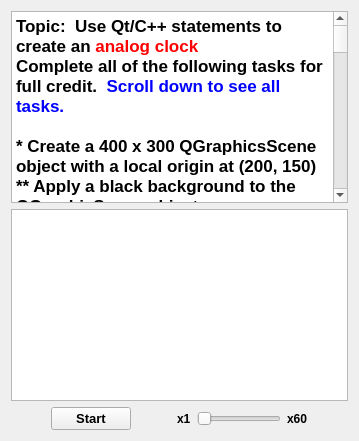
      <widget class="QWidget" name="tab_4">
       <attribute name="title">
        <string>P03</string>
       </attribute>
       <layout class="QVBoxLayout" name="verticalLayout_4">
        <item>
         <widget class="QTextBrowser" name="textBrowser_5">
          <property name="html">
           <string>&lt;!DOCTYPE HTML PUBLIC &quot;-//W3C//DTD HTML 4.0//EN&quot; &quot;http://www.w3.org/TR/REC-html40/strict.dtd&quot;&gt;
&lt;html&gt;&lt;head&gt;&lt;meta name=&quot;qrichtext&quot; content=&quot;1&quot; /&gt;&lt;style type=&quot;text/css&quot;&gt;
p, li { white-space: pre-wrap; }
&lt;/style&gt;&lt;/head&gt;&lt;body style=&quot; font-family:'Sans Serif'; font-size:9pt; font-weight:400; font-style:normal;&quot;&gt;
&lt;p style=&quot; margin-top:0px; margin-bottom:0px; margin-left:0px; margin-right:0px; -qt-block-indent:0; text-indent:0px;&quot;&gt;&lt;span style=&quot; font-family:'.Lucida Grande UI'; font-size:13pt; font-weight:600;&quot;&gt;Topic:  Use Qt/C++ statements to create an &lt;/span&gt;&lt;span style=&quot; font-family:'.Lucida Grande UI'; font-size:13pt; font-weight:600; color:#ff0000;&quot;&gt;analog clock&lt;/span&gt;&lt;/p&gt;
&lt;p style=&quot; margin-top:0px; margin-bottom:0px; margin-left:0px; margin-right:0px; -qt-block-indent:0; text-indent:0px;&quot;&gt;&lt;span style=&quot; font-family:'.Lucida Grande UI'; font-size:13pt; font-weight:600;&quot;&gt;Complete all of the following tasks for full credit.  &lt;/span&gt;&lt;span style=&quot; font-family:'.Lucida Grande UI'; font-size:13pt; font-weight:600; color:#0000ff;&quot;&gt;Scroll down to see all tasks.&lt;/span&gt;&lt;/p&gt;
&lt;p style=&quot;-qt-paragraph-type:empty; margin-top:0px; margin-bottom:0px; margin-left:0px; margin-right:0px; -qt-block-indent:0; text-indent:0px; font-family:'.Lucida Grande UI'; font-size:13pt; font-weight:600;&quot;&gt;&lt;br /&gt;&lt;/p&gt;
&lt;p style=&quot; margin-top:0px; margin-bottom:0px; margin-left:0px; margin-right:0px; -qt-block-indent:0; text-indent:0px;&quot;&gt;&lt;span style=&quot; font-family:'.Lucida Grande UI'; font-size:13pt; font-weight:600;&quot;&gt;* Create a 400 x 300 QGraphicsScene object with a local origin at (200, 150) &lt;/span&gt;&lt;/p&gt;
&lt;p style=&quot; margin-top:0px; margin-bottom:0px; margin-left:0px; margin-right:0px; -qt-block-indent:0; text-indent:0px;&quot;&gt;&lt;span style=&quot; font-family:'.Lucida Grande UI'; font-size:13pt; font-weight:600;&quot;&gt;** Apply a black background to the QGraphisScene object&lt;/span&gt;&lt;/p&gt;
&lt;p style=&quot; margin-top:0px; margin-bottom:0px; margin-left:0px; margin-right:0px; -qt-block-indent:0; text-indent:0px;&quot;&gt;&lt;span style=&quot; font-family:'.Lucida Grande UI'; font-size:13pt; font-weight:600;&quot;&gt;** Display contents of scene object using the view object that is already on the form&lt;/span&gt;&lt;/p&gt;
&lt;p style=&quot;-qt-paragraph-type:empty; margin-top:0px; margin-bottom:0px; margin-left:0px; margin-right:0px; -qt-block-indent:0; text-indent:0px; font-family:'.Lucida Grande UI'; font-size:13pt; font-weight:600;&quot;&gt;&lt;br /&gt;&lt;/p&gt;
&lt;p style=&quot; margin-top:0px; margin-bottom:0px; margin-left:0px; margin-right:0px; -qt-block-indent:0; text-indent:0px;&quot;&gt;&lt;span style=&quot; font-family:'.Lucida Grande UI'; font-size:13pt; font-weight:600;&quot;&gt;* Add a blue circle (bounded by a 200x200 square) centered about the origin&lt;/span&gt;&lt;/p&gt;
&lt;p style=&quot; margin-top:0px; margin-bottom:0px; margin-left:0px; margin-right:0px; -qt-block-indent:0; text-indent:0px;&quot;&gt;&lt;span style=&quot; font-family:'.Lucida Grande UI'; font-size:13pt; font-weight:600;&quot;&gt;** Add twelve blue clock ticks around the perimeter of the circle&lt;/span&gt;&lt;/p&gt;
&lt;p style=&quot;-qt-paragraph-type:empty; margin-top:0px; margin-bottom:0px; margin-left:0px; margin-right:0px; -qt-block-indent:0; text-indent:0px; font-family:'.Lucida Grande UI'; font-size:13pt; font-weight:600;&quot;&gt;&lt;br /&gt;&lt;/p&gt;
&lt;p style=&quot; margin-top:0px; margin-bottom:0px; margin-left:0px; margin-right:0px; -qt-block-indent:0; text-indent:0px;&quot;&gt;&lt;span style=&quot; font-family:'.Lucida Grande UI'; font-size:13pt; font-weight:600;&quot;&gt;* Add a 80 x 6 red &lt;/span&gt;&lt;span style=&quot; font-family:'.Lucida Grande UI'; font-size:13pt; font-weight:600; text-decoration: underline;&quot;&gt;second hand&lt;/span&gt;&lt;span style=&quot; font-family:'.Lucida Grande UI'; font-size:13pt; font-weight:600;&quot;&gt; QGraphicsRectItem to the QGraphicsScene object with one end at the origin&lt;/span&gt;&lt;/p&gt;
&lt;p style=&quot;-qt-paragraph-type:empty; margin-top:0px; margin-bottom:0px; margin-left:0px; margin-right:0px; -qt-block-indent:0; text-indent:0px; font-family:'.Lucida Grande UI'; font-size:13pt; font-weight:600;&quot;&gt;&lt;br /&gt;&lt;/p&gt;
&lt;p style=&quot; margin-top:0px; margin-bottom:0px; margin-left:0px; margin-right:0px; -qt-block-indent:0; text-indent:0px;&quot;&gt;&lt;span style=&quot; font-family:'.Lucida Grande UI'; font-size:13pt; font-weight:600;&quot;&gt;* Add a 90 x 6 green &lt;/span&gt;&lt;span style=&quot; font-family:'.Lucida Grande UI'; font-size:13pt; font-weight:600; text-decoration: underline;&quot;&gt;minute hand&lt;/span&gt;&lt;span style=&quot; font-family:'.Lucida Grande UI'; font-size:13pt; font-weight:600;&quot;&gt; QGraphicsRectItem to the QGraphicsScene object with one end at the origin&lt;/span&gt;&lt;/p&gt;
&lt;p style=&quot;-qt-paragraph-type:empty; margin-top:0px; margin-bottom:0px; margin-left:0px; margin-right:0px; -qt-block-indent:0; text-indent:0px; font-family:'.Lucida Grande UI'; font-size:13pt; font-weight:600;&quot;&gt;&lt;br /&gt;&lt;/p&gt;
&lt;p style=&quot; margin-top:0px; margin-bottom:0px; margin-left:0px; margin-right:0px; -qt-block-indent:0; text-indent:0px;&quot;&gt;&lt;span style=&quot; font-family:'.Lucida Grande UI'; font-size:13pt; font-weight:600;&quot;&gt;* Add a 60 x 6 white &lt;/span&gt;&lt;span style=&quot; font-family:'.Lucida Grande UI'; font-size:13pt; font-weight:600; text-decoration: underline;&quot;&gt;hour hand&lt;/span&gt;&lt;span style=&quot; font-family:'.Lucida Grande UI'; font-size:13pt; font-weight:600;&quot;&gt; QGraphicsRectItem to the QGraphicsScene object with one end at the origin&lt;/span&gt;&lt;/p&gt;
&lt;p style=&quot;-qt-paragraph-type:empty; margin-top:0px; margin-bottom:0px; margin-left:0px; margin-right:0px; -qt-block-indent:0; text-indent:0px; font-family:'.Lucida Grande UI'; font-size:13pt; font-weight:600;&quot;&gt;&lt;br /&gt;&lt;/p&gt;
&lt;p style=&quot; margin-top:0px; margin-bottom:0px; margin-left:0px; margin-right:0px; -qt-block-indent:0; text-indent:0px;&quot;&gt;&lt;span style=&quot; font-family:'.Lucida Grande UI'; font-size:13pt; font-weight:600;&quot;&gt;* Use a QTimer object to rotate the second hand rectangle and the minute hand rectangle at the specified rates&lt;/span&gt;&lt;/p&gt;
&lt;p style=&quot; margin-top:0px; margin-bottom:0px; margin-left:0px; margin-right:0px; -qt-block-indent:0; text-indent:0px;&quot;&gt;&lt;span style=&quot; font-family:'.Lucida Grande UI'; font-size:13pt; font-weight:600;&quot;&gt;** The default rate of the second hand is 6 degrees every 1000 msec &lt;/span&gt;&lt;/p&gt;
&lt;p style=&quot; margin-top:0px; margin-bottom:0px; margin-left:0px; margin-right:0px; -qt-block-indent:0; text-indent:0px;&quot;&gt;&lt;span style=&quot; font-family:'.Lucida Grande UI'; font-size:13pt; font-weight:600;&quot;&gt;** The default rate of the minute hand is 0.1 degrees every 1000 msec &lt;/span&gt;&lt;/p&gt;
&lt;p style=&quot; margin-top:0px; margin-bottom:0px; margin-left:0px; margin-right:0px; -qt-block-indent:0; text-indent:0px;&quot;&gt;&lt;span style=&quot; font-family:'.Lucida Grande UI'; font-size:13pt; font-weight:600;&quot;&gt;** The default rate of the hour hand is 0.0083333 degrees every 1000 msec&lt;/span&gt;&lt;/p&gt;
&lt;p style=&quot;-qt-paragraph-type:empty; margin-top:0px; margin-bottom:0px; margin-left:0px; margin-right:0px; -qt-block-indent:0; text-indent:0px; font-family:'.Lucida Grande UI'; font-size:13pt; font-weight:600;&quot;&gt;&lt;br /&gt;&lt;/p&gt;
&lt;p style=&quot; margin-top:0px; margin-bottom:0px; margin-left:0px; margin-right:0px; -qt-block-indent:0; text-indent:0px;&quot;&gt;&lt;span style=&quot; font-family:'.Lucida Grande UI'; font-size:13pt; font-weight:600;&quot;&gt;** Minute hand must accurately count revolutions of second hand&lt;/span&gt;&lt;/p&gt;
&lt;p style=&quot;-qt-paragraph-type:empty; margin-top:0px; margin-bottom:0px; margin-left:0px; margin-right:0px; -qt-block-indent:0; text-indent:0px;&quot;&gt;&lt;br /&gt;&lt;/p&gt;
&lt;p style=&quot; margin-top:0px; margin-bottom:0px; margin-left:0px; margin-right:0px; -qt-block-indent:0; text-indent:0px;&quot;&gt;&lt;span style=&quot; font-family:'.Lucida Grande UI'; font-size:13pt; font-weight:600;&quot;&gt;** Hour hand must accurately count revolutions of minute hand&lt;/span&gt;&lt;/p&gt;
&lt;p style=&quot;-qt-paragraph-type:empty; margin-top:0px; margin-bottom:0px; margin-left:0px; margin-right:0px; -qt-block-indent:0; text-indent:0px; font-family:'.Lucida Grande UI'; font-size:13pt; font-weight:600;&quot;&gt;&lt;br /&gt;&lt;/p&gt;
&lt;p style=&quot; margin-top:0px; margin-bottom:0px; margin-left:0px; margin-right:0px; -qt-block-indent:0; text-indent:0px;&quot;&gt;&lt;span style=&quot; font-family:'.Lucida Grande UI'; font-size:13pt; font-weight:600;&quot;&gt;* Slider must control rate of rotation rate of all clock hands from the default speed up to 60 times normal speed  (x1 = wall clock time)&lt;/span&gt;&lt;/p&gt;
&lt;p style=&quot;-qt-paragraph-type:empty; margin-top:0px; margin-bottom:0px; margin-left:0px; margin-right:0px; -qt-block-indent:0; text-indent:0px; font-family:'.Lucida Grande UI'; font-size:13pt; font-weight:600;&quot;&gt;&lt;br /&gt;&lt;/p&gt;
&lt;p style=&quot; margin-top:0px; margin-bottom:0px; margin-left:0px; margin-right:0px; -qt-block-indent:0; text-indent:0px;&quot;&gt;&lt;span style=&quot; font-family:'.Lucida Grande UI'; font-size:13pt; font-weight:600;&quot;&gt;* button should start/stop timer&lt;/span&gt;&lt;/p&gt;
&lt;p style=&quot; margin-top:0px; margin-bottom:0px; margin-left:0px; margin-right:0px; -qt-block-indent:0; text-indent:0px;&quot;&gt;&lt;span style=&quot; font-family:'.Lucida Grande UI'; font-size:13pt; font-weight:600;&quot;&gt;* button text must reflect current state&lt;/span&gt;&lt;/p&gt;
&lt;p style=&quot;-qt-paragraph-type:empty; margin-top:0px; margin-bottom:0px; margin-left:0px; margin-right:0px; -qt-block-indent:0; text-indent:0px; font-family:'.Lucida Grande UI'; font-size:13pt; font-weight:600;&quot;&gt;&lt;br /&gt;&lt;/p&gt;
&lt;p style=&quot; margin-top:0px; margin-bottom:0px; margin-left:0px; margin-right:0px; -qt-block-indent:0; text-indent:0px;&quot;&gt;&lt;span style=&quot; font-family:'.Lucida Grande UI'; font-size:13pt; font-weight:600;&quot;&gt;HINT:  object names are &lt;/span&gt;&lt;span style=&quot; font-family:'.Lucida Grande UI'; font-size:13pt; font-weight:600; color:#ff0000;&quot;&gt;button&lt;/span&gt;&lt;span style=&quot; font-family:'.Lucida Grande UI'; font-size:13pt; font-weight:600;&quot;&gt;, &lt;/span&gt;&lt;span style=&quot; font-family:'.Lucida Grande UI'; font-size:13pt; font-weight:600; color:#ff0000;&quot;&gt;graphicsView &lt;/span&gt;&lt;span style=&quot; font-family:'.Lucida Grande UI'; font-size:13pt; font-weight:600; color:#000000;&quot;&gt;and&lt;/span&gt;&lt;span style=&quot; font-family:'.Lucida Grande UI'; font-size:13pt; font-weight:600; color:#ff0000;&quot;&gt; slider&lt;/span&gt;&lt;/p&gt;
&lt;p style=&quot;-qt-paragraph-type:empty; margin-top:0px; margin-bottom:0px; margin-left:0px; margin-right:0px; -qt-block-indent:0; text-indent:0px; font-family:'.Lucida Grande UI'; font-size:13pt;&quot;&gt;&lt;br /&gt;&lt;/p&gt;
&lt;p style=&quot; margin-top:0px; margin-bottom:0px; margin-left:0px; margin-right:0px; -qt-block-indent:0; text-indent:0px;&quot;&gt;&lt;span style=&quot; font-family:'.Lucida Grande UI'; font-size:13pt; font-weight:600; color:#aa00ff;&quot;&gt;HINT:  you don't have to create a new custom datatype that inherits from QGraphicsItem&lt;/span&gt;&lt;/p&gt;
&lt;p style=&quot;-qt-paragraph-type:empty; margin-top:0px; margin-bottom:0px; margin-left:0px; margin-right:0px; -qt-block-indent:0; text-indent:0px; font-family:'.Lucida Grande UI'; font-size:13pt;&quot;&gt;&lt;br /&gt;&lt;/p&gt;
&lt;p style=&quot; margin-top:0px; margin-bottom:0px; margin-left:0px; margin-right:0px; -qt-block-indent:0; text-indent:0px;&quot;&gt;&lt;span style=&quot; font-family:'.Lucida Grande UI'; font-size:13pt; font-weight:600; color:#ff0000;&quot;&gt;Do NOT use the Designer tool to modify the form itself or you will receive&lt;/span&gt;&lt;span style=&quot; font-family:'.Lucida Grande UI'; font-size:13pt; font-weight:600; color:#000000;&quot;&gt; zero credit (0 points).&lt;/span&gt;&lt;/p&gt;&lt;/body&gt;&lt;/html&gt;</string>
          </property>
         </widget>
        </item>
        <item>
         <widget class="QGraphicsView" name="graphicsView">
          <property name="renderHints">
           <set>QPainter::HighQualityAntialiasing|QPainter::TextAntialiasing</set>
          </property>
         </widget>
        </item>
        <item>
         <layout class="QHBoxLayout" name="horizontalLayout_2">
          <item>
           <spacer name="horizontalSpacer_8">
            <property name="orientation">
             <enum>Qt::Horizontal</enum>
            </property>
            <property name="sizeHint" stdset="0">
             <size>
              <width>40</width>
              <height>20</height>
             </size>
            </property>
           </spacer>
          </item>
          <item>
           <widget class="QPushButton" name="button">
            <property name="font">
             <font>
              <pointsize>10</pointsize>
              <weight>75</weight>
              <bold>true</bold>
             </font>
            </property>
            <property name="text">
             <string>Start</string>
            </property>
           </widget>
          </item>
          <item>
           <spacer name="horizontalSpacer_2">
            <property name="orientation">
             <enum>Qt::Horizontal</enum>
            </property>
            <property name="sizeHint" stdset="0">
             <size>
              <width>40</width>
              <height>20</height>
             </size>
            </property>
           </spacer>
          </item>
          <item>
           <widget class="QLabel" name="label_2">
            <property name="font">
             <font>
              <weight>75</weight>
              <bold>true</bold>
             </font>
            </property>
            <property name="text">
             <string>x1</string>
            </property>
           </widget>
          </item>
          <item>
           <widget class="QSlider" name="slider">
            <property name="minimum">
             <number>1</number>
            </property>
            <property name="maximum">
             <number>60</number>
            </property>
            <property name="orientation">
             <enum>Qt::Horizontal</enum>
            </property>
           </widget>
          </item>
          <item>
           <widget class="QLabel" name="label_3">
            <property name="font">
             <font>
              <weight>75</weight>
              <bold>true</bold>
             </font>
            </property>
            <property name="text">
             <string>x60</string>
            </property>
           </widget>
          </item>
          <item>
           <spacer name="horizontalSpacer_3">
            <property name="orientation">
             <enum>Qt::Horizontal</enum>
            </property>
            <property name="sizeHint" stdset="0">
             <size>
              <width>40</width>
              <height>20</height>
             </size>
            </property>
           </spacer>
          </item>
         </layout>
        </item>
       </layout>
      </widget>
